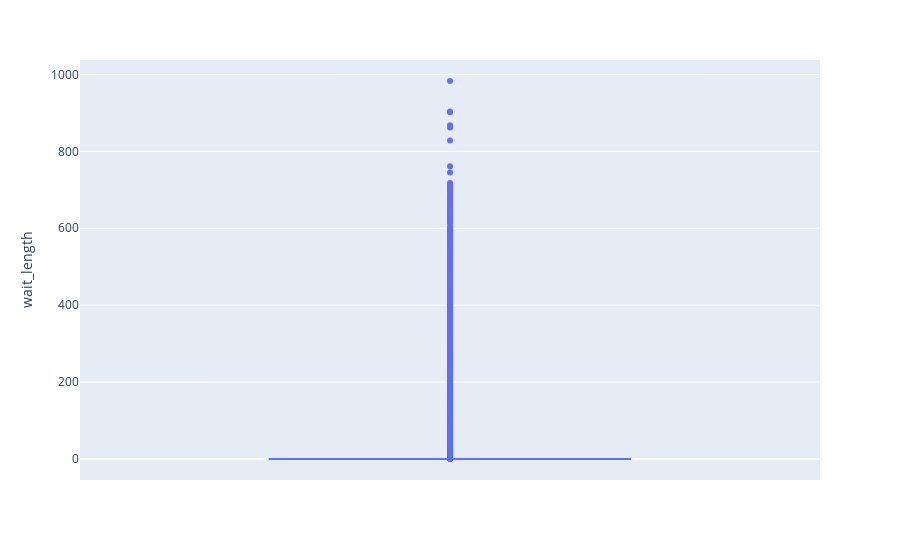

Source (notebook cell):
### Code cell
# Boxplot tempo de espera
fig = px.box(df, y="wait_length")
fig.show()

### Figure 1 — Plotly figure (JSON) as saved in the notebook; plotly's stock layout.template omitted (floating-point values rounded to 4 significant figures; data arrays with more than 128 entries replaced by an {"elided": "..."} marker saying what was removed)
{"data": [{"alignmentgroup": "True", "hovertemplate": "wait_length=%{y}<extra></extra>", "legendgroup": "", "marker": {"color": "#636efa"}, "name": "", "notched": false, "offsetgroup": "", "orientation": "v", "showlegend": false, "type": "box", "x0": " ", "xaxis": "x", "y": {"elided": "51708 int values"}, "y0": " ", "yaxis": "y"}], "layout": {"boxmode": "group", "legend": {"tracegroupgap": 0}, "margin": {"t": 60}, "xaxis": {"anchor": "y", "domain": [0, 1]}, "yaxis": {"anchor": "x", "domain": [0, 1], "title": {"text": "wait_length"}}}}
